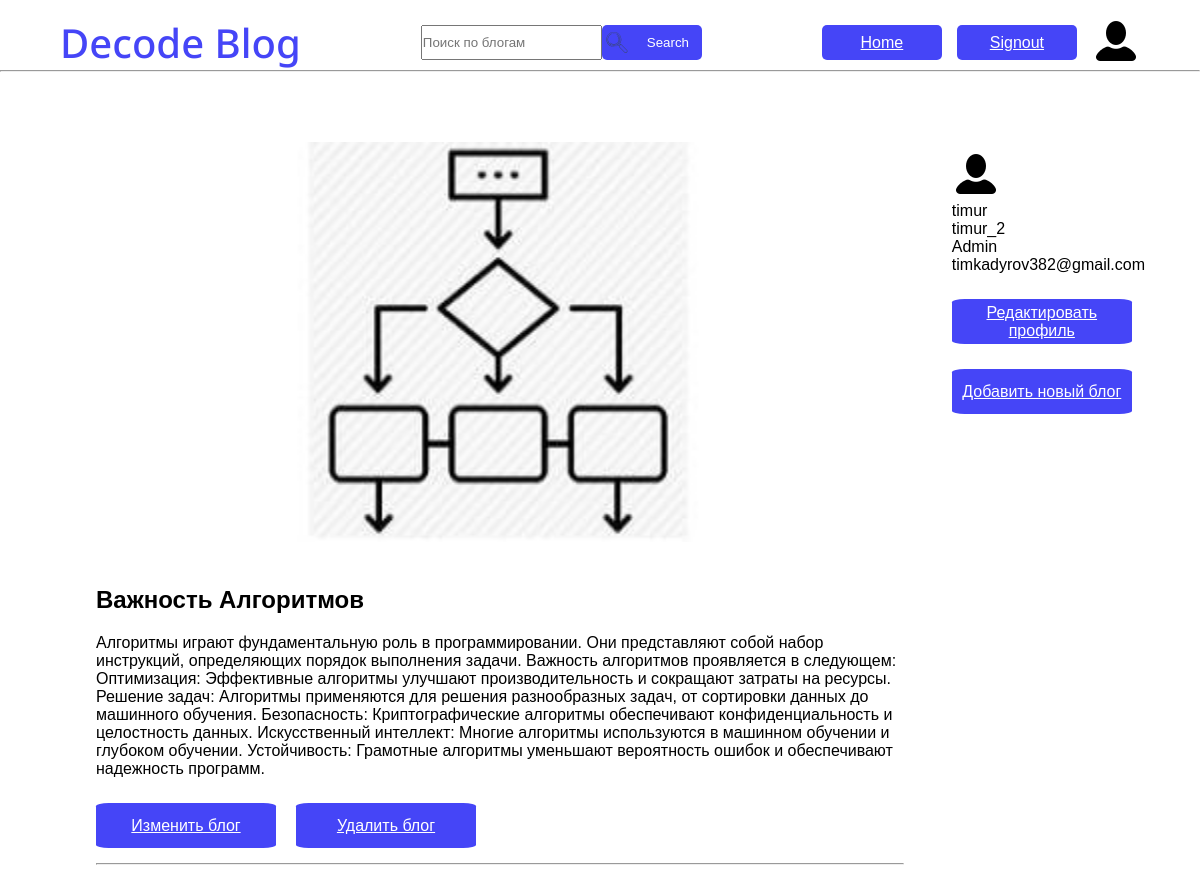
The page /authe/profile/ (signed in, upper part) on the database as committed earlier.
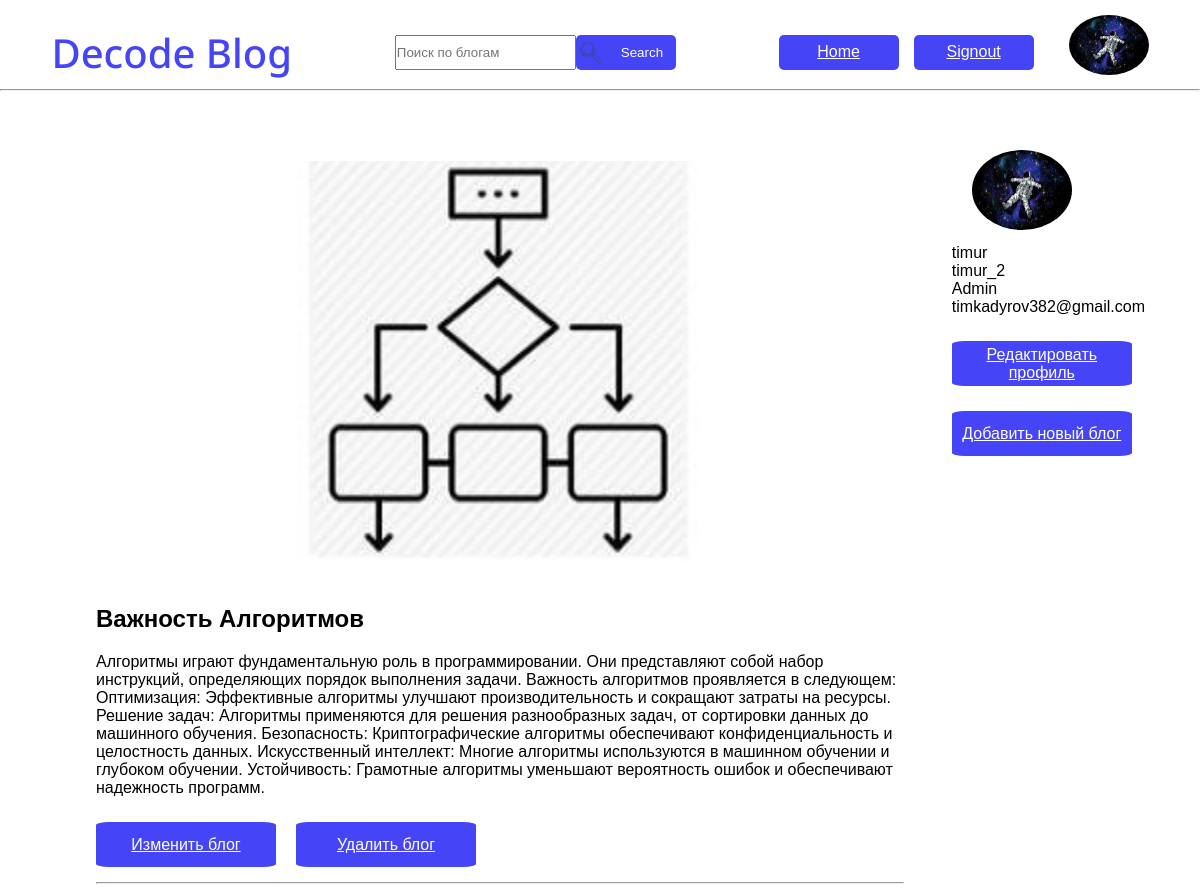
The same page on the database as committed later.
### decode_authe/models.py (models this page shows)
class CustomUser(AbstractUser):
    image = models.ImageField(upload_to='avatars', blank=True)
    description = models.TextField(max_length=200)
    groups = models.ManyToManyField(
        'auth.Group',
        related_name='users',
        blank=True,
        verbose_name='groups',
        help_text='The groups this user belongs to. A user will get all permissions granted to each of their groups.',
    )
    user_permissions = models.ManyToManyField(
        'auth.Permission',
        related_name='users',
        blank=True,
        verbose_name='user permissions',
        help_text='Specific permissions for this user.',
        error_messages={
            'add': 'The permission you are trying to add already exists for the user.',
            'remove': 'The permission you are trying to remove does not exist for the user.',
        },
    )

### decode_authe/views.py (the view)
# urls.py: path('profile/', views.profile, name='profile'),
def profile(request):
    if not request.user.is_authenticated:
        return redirect('decode_authe:signin')
    user_blogs = Blog.objects.filter(author=request.user)
    data = {
        'title': 'Профиль',
        'menu': menu,
        'user_blogs': user_blogs,   # Передаем отфильтрованные блоги
    }
    return render(request, 'decode_authe/profile.html', context=data)

### decode_blogs/models.py (called while the page is built)
    def __str__(self) -> str:
        return self.name

### decode_authe/templates/decode_authe/profile.html (shortened to what this page needs)
{% load static %}
<!DOCTYPE html>
<html lang="en">
<head>
    <link rel="stylesheet" href="{% static 'decode_authe/css/authe.css' %}">
    <link rel="stylesheet" href="{% static 'decode_authe/css/Header.css' %}">
</head>
<body>
    <header>
        <h1>Decode Blog</h1>
        <div class="header-div-1">
            <form method="POST" action="{% url 'decode_blogs:blog-search'  %}" class="form">
                <input type="search" placeholder="Поиск по блогам" name="search">
                <button id="button-find">
                    <img src="{% static 'decode_blogs/images/search_icon.svg' %}" alt="" id="search_icon">
                    Search
                </button>
            </form>
        </div>
        <div class="header-div-2">
            <a href="{% url 'decode_blogs:home' %}" class="button-reg">Home</a>
            <a href="{% url 'decode_authe:signout' %}" class="button-reg">Signout</a>
            {% if user.image %}
                <a href="{% url 'decode_authe:profile'%}"><img src="{{ user.image.url }}" alt="" id="header-img"></a>
            {% else %}
                <a href="{% url 'decode_authe:profile'%}"><img src="{% static 'decode_blogs/images/User.png' %}" alt=""></a>
            {% endif %}
        </div>
    </header>
    <hr id="hr-line">
    <section class="main">
        <div class="com-blog">
            {% for b in user_blogs %}
            <div class="main-info">
                {% if b.image %}
                <img src="{{ b.image.url }}" alt="comment-img" class="comment-img">
                {% endif %}
            </div>
            <h2 id="blog-name">{{ b.name }}</h2>
            <p id="description">{{ b.description }}</p>
            <div class="blog-change">
                <a href="{% url 'decode_blogs:edit' b.id  %}" class="blog-button">Изменить блог</a>
                <a href="{% url 'decode_blogs:delete' b.id %}" class="blog-button">Удалить блог</a>
            </div>
            <hr>
            <div class="blog-review">
            </div>
            {% endfor %}
        </div>
    </section>
    <section class="profile-main">
        <span>
            {% if user.image %}
            <img src="{{ user.image.url }}" alt="" class="profile-img">
            {% else %}
                <img src="{% static 'decode_blogs/images/User.png' %}" alt=""></a>
            {% endif %}
        </span>
        <div class="profile-info">
            <p>
                <span>{{ user.username }}</span>
            </p>
            <p>
                <span>{{ user.first_name }}</span>
            </p>
            <p>
                <span>{{ user.last_name }}</span>
            </p>
            <p>
                <span>{{ user.email }}</span>
            </p>
        </div>
        {% if request.user.is_authenticated %}
            <div class="admin-links">
                <a href="{% url 'decode_authe:edit_profile' %}" class="blog-button">Редактировать профиль</a>
                <a href="{% url 'decode_blogs:add' %}" class="blog-button"> Добавить новый блог</a>
            </div>
        {% endif %}
    </section>
</body>
</html>

Rows that differ between the two databases and show on the page:
changed CustomUser "timur": image: picture added
